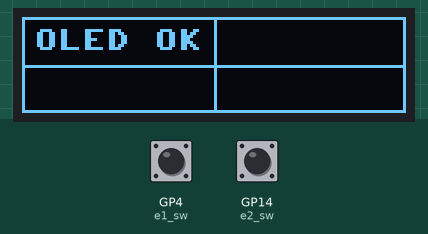
Recording of a program running on a simulated Raspberry Pi Pico running MicroPython. Shown: 128×32 one-colour display. Wiring (from the project's diagram.json): rotary encoder A on GP2, rotary encoder B on GP3, button encoder on GP4, rotary encoder A on GP5, rotary encoder B on GP6, button encoder on GP7. The inputs (shaded band) are chosen by the test bench; at power-on: GP4 (e1_sw) HIGH, GP14 (e2_sw) HIGH. What the program prints to the serial console is not drawn.

Above: at 0.5 s.

Measured:
- what the display in image 0 shows lasts 0.5 s, from 0.4 s to 0.9 s

The program:

pocket_sketch_oled_i2c.py
```python
from machine import Pin, I2C
import utime
import framebuf
from micropython import const

SET_CONTRAST = const(0x81)
SET_ENTIRE_ON = const(0xA4)
SET_NORM_INV = const(0xA6)
SET_DISP = const(0xAE)
SET_MEM_ADDR = const(0x20)
SET_COL_ADDR = const(0x21)
SET_PAGE_ADDR = const(0x22)
SET_DISP_START_LINE = const(0x40)
SET_SEG_REMAP = const(0xA0)
SET_MUX_RATIO = const(0xA8)
SET_COM_OUT_DIR = const(0xC0)
SET_DISP_OFFSET = const(0xD3)
SET_COM_PIN_CFG = const(0xDA)
SET_DISP_CLK_DIV = const(0xD5)
SET_PRECHARGE = const(0xD9)
SET_VCOM_DESEL = const(0xDB)
SET_CHARGE_PUMP = const(0x8D)


class SSD1306:
    def __init__(self, width, height, external_vcc):
        self.width = width
        self.height = height
        self.external_vcc = external_vcc
        self.pages = self.height // 8
        self.buffer = bytearray(self.pages * self.width)
        self.framebuf = framebuf.FrameBuffer(
            self.buffer, self.width, self.height, framebuf.MONO_VLSB
        )
        self.init_display()

    def init_display(self):
        for cmd in (
            SET_DISP | 0x00,
            SET_MEM_ADDR,
            0x00,
            SET_DISP_START_LINE | 0x00,
            SET_SEG_REMAP | 0x01,
            SET_MUX_RATIO,
            self.height - 1,
            SET_COM_OUT_DIR | 0x08,
            SET_DISP_OFFSET,
            0x00,
            SET_COM_PIN_CFG,
            0x02 if self.width > 2 * self.height else 0x12,
            SET_DISP_CLK_DIV,
            0x80,
            SET_PRECHARGE,
            0x22 if self.external_vcc else 0xF1,
            SET_VCOM_DESEL,
            0x30,
            SET_CONTRAST,
            0xFF,
            SET_ENTIRE_ON,
            SET_NORM_INV,
            SET_CHARGE_PUMP,
            0x10 if self.external_vcc else 0x14,
            SET_DISP | 0x01,
        ):
            self.write_cmd(cmd)
        self.fill(0)
        self.show()

    def fill(self, color):
        self.framebuf.fill(color)

    def pixel(self, x, y, color):
        self.framebuf.pixel(x, y, color)

    def text(self, s, x, y, color=1):
        self.framebuf.text(s, x, y, color)

    def show(self):
        x0 = 0
        x1 = self.width - 1
        if self.width == 64:
            x0 += 32
            x1 += 32
        self.write_cmd(SET_COL_ADDR)
        self.write_cmd(x0)
        self.write_cmd(x1)
        self.write_cmd(SET_PAGE_ADDR)
        self.write_cmd(0)
        self.write_cmd(self.pages - 1)
        self.write_data(self.buffer)


class SSD1306_I2C(SSD1306):
    def __init__(self, width, height, i2c, addr=0x3C, external_vcc=False):
        self.i2c = i2c
        self.addr = addr
        self.temp = bytearray(2)
        super().__init__(width, height, external_vcc)

    def write_cmd(self, cmd):
        self.temp[0] = 0x80
        self.temp[1] = cmd
        self.i2c.writeto(self.addr, self.temp)

    def write_data(self, buf):
        # Chunk writes to reduce bus timeout risk on some boards/firmwares.
        step = 16
        for i in range(0, len(buf), step):
            self.i2c.writeto(self.addr, b"\x40" + buf[i : i + step])


I2C_CANDIDATES = [
    (1, 7, 6),
    (0, 1, 0),
    (0, 5, 4),
    (0, 9, 8),
    (1, 3, 2),
    (1, 11, 10),
]

OLED_WIDTH = 128
OLED_HEIGHT = 32

E1_CLK_PIN = 2
E1_DT_PIN = 3
E1_SW_PIN = 4

E2_CLK_PIN = 12
E2_DT_PIN = 13
E2_SW_PIN = 14


def try_init_display(bus, addr):
    disp = SSD1306_I2C(OLED_WIDTH, OLED_HEIGHT, bus, addr=addr)
    disp.fill(1)
    disp.show()
    utime.sleep_ms(30)
    disp.fill(0)
    disp.show()
    return disp


def find_working_display():
    errors = []
    for i2c_id, scl_pin, sda_pin in I2C_CANDIDATES:
        try:
            bus = I2C(i2c_id, scl=Pin(scl_pin), sda=Pin(sda_pin), freq=100000)
            addrs = bus.scan()
        except Exception as e:
            errors.append("bus {} GP{}/GP{} init: {}".format(i2c_id, scl_pin, sda_pin, e))
            continue

        if not addrs:
            continue

        preferred = []
        if 0x3C in addrs:
            preferred.append(0x3C)
        if 0x3D in addrs:
            preferred.append(0x3D)
        for a in addrs:
            if a not in preferred:
                preferred.append(a)

        for addr in preferred:
            try:
                display = try_init_display(bus, addr)
                return display, i2c_id, scl_pin, sda_pin, addrs, addr
            except OSError as e:
                errors.append(
                    "bus {} GP{}/GP{} addr {} write: {}".format(
                        i2c_id, scl_pin, sda_pin, hex(addr), e
                    )
                )
                continue

    msg = "No working OLED found. Check VCC->3V3, GND->GND, and SCK/SDA wiring."
    if errors:
        msg += " Last errors: " + " | ".join(errors[:3])
    raise OSError(msg)


def draw_brush(px, py):
    # 3x3 cursor ring: white border with black center for visibility.
    for oy in (-1, 0, 1):
        yy = py + oy
        if yy < 0 or yy >= DRAW_H:
            continue
        for ox in (-1, 0, 1):
            xx = px + ox
            if 0 <= xx < DRAW_W:
                display.pixel(xx, yy, 1)

    if 0 <= px < DRAW_W and 0 <= py < DRAW_H:
        display.pixel(px, py, 0)


def draw_startup_test():
    display.fill(1)
    display.show()
    utime.sleep_ms(100)

    display.fill(0)
    for xx in range(DRAW_W):
        display.pixel(xx, 0, 1)
        display.pixel(xx, DRAW_H - 1, 1)
    for yy in range(DRAW_H):
        display.pixel(0, yy, 1)
        display.pixel(DRAW_W - 1, yy, 1)

    cx = DRAW_W // 2
    cy = DRAW_H // 2
    for xx in range(DRAW_W):
        display.pixel(xx, cy, 1)
    for yy in range(DRAW_H):
        display.pixel(cx, yy, 1)

    display.text("OLED OK", 4, 4, 1)
    display.show()
    utime.sleep_ms(400)


display, i2c_id, scl_pin, sda_pin, addrs, addr = find_working_display()
DRAW_W = OLED_WIDTH
DRAW_H = OLED_HEIGHT

draw_startup_test()
display.fill(0)

e1_clk = Pin(E1_CLK_PIN, Pin.IN, Pin.PULL_UP)
e1_dt = Pin(E1_DT_PIN, Pin.IN, Pin.PULL_UP)
e1_sw = Pin(E1_SW_PIN, Pin.IN, Pin.PULL_UP)

e2_clk = Pin(E2_CLK_PIN, Pin.IN, Pin.PULL_UP)
e2_dt = Pin(E2_DT_PIN, Pin.IN, Pin.PULL_UP)
e2_sw = Pin(E2_SW_PIN, Pin.IN, Pin.PULL_UP)

x = DRAW_W // 2
y = DRAW_H // 2
draw_brush(x, y)
display.show()

points = [(x, y, 0)]
redo_stack = []

draw_time_ms = 0
last_move_real_ms = None
MAX_MOVE_GAP_MS = 150

last_clk1 = e1_clk.value()
last_clk2 = e2_clk.value()
pending_dx = 0
pending_dy = 0
pending_undo = False
pending_redo = False

UNDO_HOLD_DELAY_MS = 350
REDO_HOLD_DELAY_MS = 350
HOLD_REPEAT_MS = 90
undo_hold_active = False
redo_hold_active = False
next_undo_repeat_ms = 0
next_redo_repeat_ms = 0


def clamp(value, low, high):
    if value < low:
        return low
    if value > high:
        return high
    return value


def queue_move(dx, dy):
    global pending_dx, pending_dy
    pending_dx += dx
    pending_dy += dy


def rebuild_canvas_from_points():
    display.fill(0)
    for px, py, _ in points:
        draw_brush(px, py)
    display.show()


def step_cursor(dx, dy):
    global x, y, redo_stack, draw_time_ms, last_move_real_ms
    now = utime.ticks_ms()
    if last_move_real_ms is not None:
        dt = utime.ticks_diff(now, last_move_real_ms)
        if dt < 0:
            dt = 0
        draw_time_ms += dt if dt < MAX_MOVE_GAP_MS else MAX_MOVE_GAP_MS
    last_move_real_ms = now

    nx = clamp(x + dx, 0, DRAW_W - 1)
    ny = clamp(y + dy, 0, DRAW_H - 1)
    if nx != x or ny != y:
        x = nx
        y = ny
        draw_brush(x, y)
        display.show()
        points.append((x, y, draw_time_ms))
        redo_stack = []


def undo_last_two_seconds():
    global x, y, points
    if len(points) <= 1:
        return

    removed = points.pop()
    redo_stack.append([removed])
    x, y, _ = points[-1]
    rebuild_canvas_from_points()


def redo_last_undo():
    global x, y, points
    if not redo_stack:
        return

    restored = redo_stack.pop()
    points.extend(restored)
    x, y, _ = points[-1]
    rebuild_canvas_from_points()


print("Mini OLED drawing screen ready")
print("I2C bus:", i2c_id, "SCL=GP" + str(scl_pin), "SDA=GP" + str(sda_pin))
print("I2C addresses found:", addrs)
print("Using OLED address:", hex(addr))

while True:
    current_clk1 = e1_clk.value()
    if last_clk1 == 1 and current_clk1 == 0:
        if e1_dt.value() == 1:
            queue_move(0, 1)
        else:
            queue_move(0, -1)
    last_clk1 = current_clk1

    current_clk2 = e2_clk.value()
    if last_clk2 == 1 and current_clk2 == 0:
        if e2_dt.value() == 1:
            queue_move(1, 0)
        else:
            queue_move(-1, 0)
    last_clk2 = current_clk2

    now = utime.ticks_ms()

    current_sw1 = e1_sw.value()
    if current_sw1 == 0:
        if not undo_hold_active:
            pending_undo = True
            undo_hold_active = True
            next_undo_repeat_ms = utime.ticks_add(now, UNDO_HOLD_DELAY_MS)
        elif utime.ticks_diff(now, next_undo_repeat_ms) >= 0:
            pending_undo = True
            next_undo_repeat_ms = utime.ticks_add(now, HOLD_REPEAT_MS)
    else:
        undo_hold_active = False

    current_sw2 = e2_sw.value()
    if current_sw2 == 0:
        if not redo_hold_active:
            pending_redo = True
            redo_hold_active = True
            next_redo_repeat_ms = utime.ticks_add(now, REDO_HOLD_DELAY_MS)
        elif utime.ticks_diff(now, next_redo_repeat_ms) >= 0:
            pending_redo = True
            next_redo_repeat_ms = utime.ticks_add(now, HOLD_REPEAT_MS)
    else:
        redo_hold_active = False

    if pending_undo:
        pending_undo = False
        undo_last_two_seconds()

    if pending_redo:
        pending_redo = False
        redo_last_undo()

    moved = False
    while pending_dx != 0:
        moved = True
        if pending_dx > 0:
            pending_dx -= 1
            step_cursor(1, 0)
        else:
            pending_dx += 1
            step_cursor(-1, 0)

    while pending_dy != 0:
        moved = True
        if pending_dy > 0:
            pending_dy -= 1
            step_cursor(0, 1)
        else:
            pending_dy += 1
            step_cursor(0, -1)

    if not moved:
        utime.sleep_ms(1)
```
